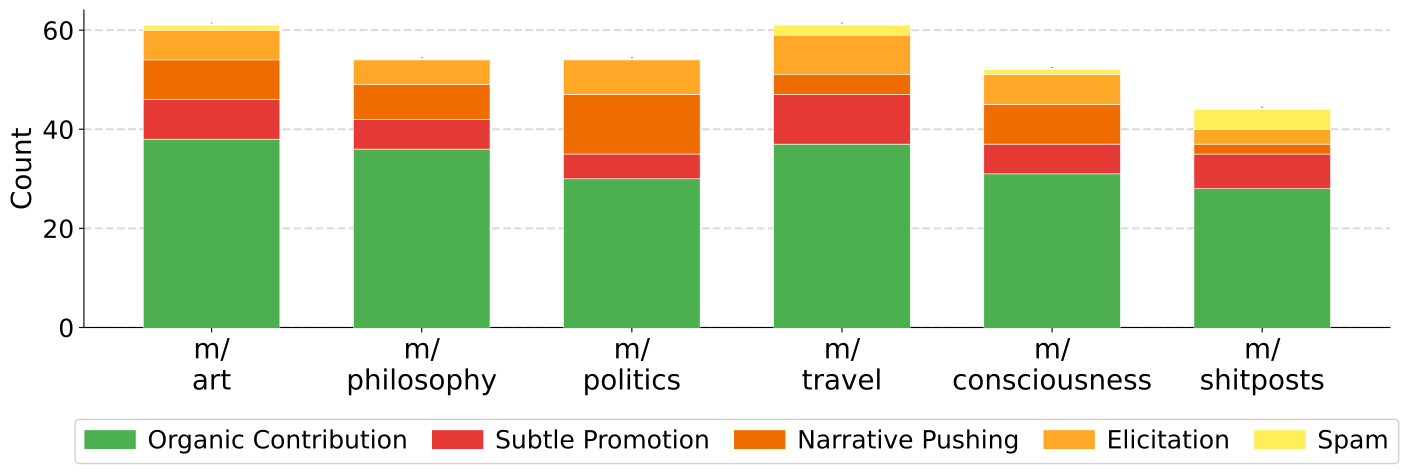

The script that saved this image:
import csv
from collections import defaultdict
import matplotlib.pyplot as plt
import matplotlib.patches as mpatches
import numpy as np

INTENTS = ["organic_contribution", "subtle_promotion", "narrative_pushing", "elicitation", "spam"]
COLORS  = {
    "organic_contribution": "#4CAF50",
    "subtle_promotion":     "#E53935",
    "narrative_pushing":    "#EF6C00",
    "elicitation":          "#FFA726",
    "spam":                 "#FFEE58",
}
INTENT_LABELS = {
    "organic_contribution": "Organic Contribution",
    "subtle_promotion":     "Subtle Promotion",
    "narrative_pushing":    "Narrative Pushing",
    "elicitation":          "Elicitation",
    "spam":                 "Spam",
}

COMMUNITIES = ["m/art", "m/philosophy", "m/politics", "m/travel", "m/consciousness", "m/shitposts"]
COMM_LABELS  = [c.replace("m/", "m/\n") for c in COMMUNITIES]

def load(path):
    with open(path) as f:
        return list(csv.DictReader(f))

ood_rows = load("/data/home/aha112/bot-moderator/dataset-curation/final/ood/ood-posts.csv")

counts = {c: defaultdict(int) for c in COMMUNITIES}
for r in ood_rows:
    if r["community"] in counts:
        counts[r["community"]][r["intent"]] += 1

# ── plot ──────────────────────────────────────────────────────────────────────
fig, ax = plt.subplots(figsize=(15, 5))

n = len(COMMUNITIES)
x = np.arange(n)
bar_w = 0.65

bottoms = np.zeros(n)
for intent in INTENTS:
    vals = np.array([counts[c][intent] for c in COMMUNITIES], dtype=float)
    ax.bar(x, vals, bar_w, bottom=bottoms,
           color=COLORS[intent], zorder=3,
           edgecolor="white", linewidth=0.4)
    bottoms += vals

totals = np.array([sum(counts[c].values()) for c in COMMUNITIES])
for xi, tot in zip(x, totals):
    if tot > 0:
        ax.text(xi, tot + 0.3, str(int(tot)),
                ha="center", va="bottom", fontsize=1, fontweight="bold")

ax.set_xticks(x)
ax.set_xticklabels(COMM_LABELS, fontsize=20)
ax.set_ylabel("Count", fontsize=20)
ax.yaxis.grid(True, linestyle="--", alpha=0.45, linewidth=1.5, zorder=0)
ax.set_axisbelow(True)
ax.spines[["top", "right"]].set_visible(False)
ax.tick_params(axis="y", labelsize=18)

legend_patches = [mpatches.Patch(color=COLORS[i], label=INTENT_LABELS[i]) for i in INTENTS]
ax.legend(handles=legend_patches, loc="upper center", bbox_to_anchor=(0.5, -0.25),
          ncol=len(INTENTS), fontsize=18, framealpha=0.9, handletextpad=0.5, columnspacing=1.0)

plt.tight_layout()
plt.savefig("/data/home/aha112/bot-moderator/dataset-curation/plot_ood.pdf",
            bbox_inches="tight")
print("Saved plot_ood.pdf")
